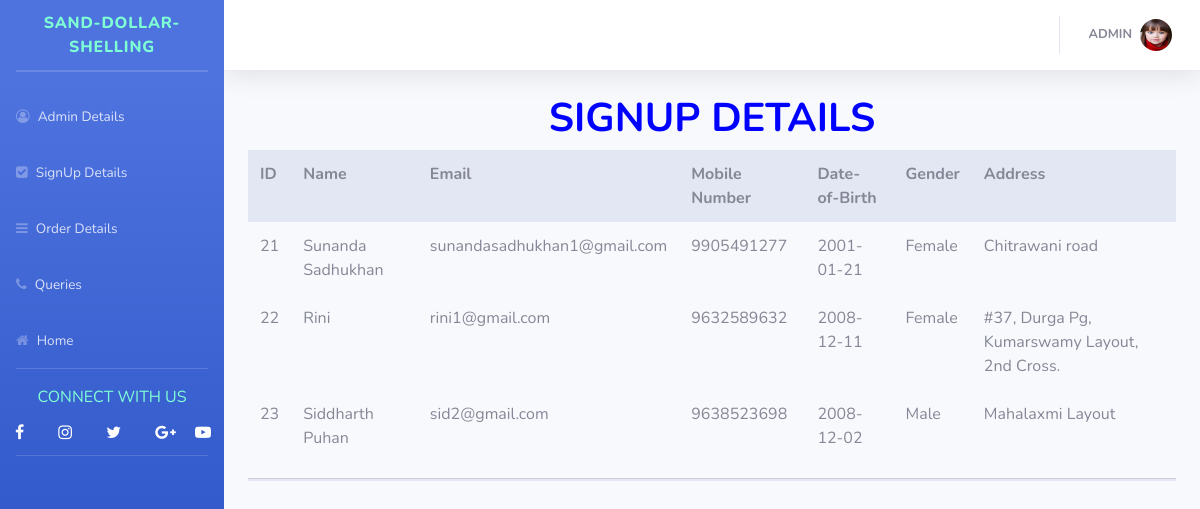
Page /sds/admin4.php on the committed database.
### tables this page shows
CREATE TABLE `sign2` (
  `id` int(3) NOT NULL,
  `name` varchar(20) NOT NULL,
  `email` varchar(50) NOT NULL,
  `phone` varchar(10) NOT NULL,
  `dob` date NOT NULL,
  `gender` varchar(10) NOT NULL,
  `addr` varchar(50) NOT NULL,
  `pswd` varchar(5) NOT NULL,
  `cpswd` varchar(5) NOT NULL
);

### sds/admin4.php (the view, shortened to what this page needs)
<?php
$server = "localhost";
$user = "root";
$password = "";
$db = "project";
$con = mysqli_connect($server,$user,$password,$db);
$query = "select * from sign2";
$result = mysqli_query($con,$query);
?>
<!DOCTYPE html>
<html lang="en">
<head>
    <link href="vendor/fontawesome-free/css/all.min.css" rel="stylesheet" type="text/css">
        <link rel="stylesheet" href="https://cdnjs.cloudflare.com/ajax/libs/font-awesome/4.7.0/css/font-awesome.min.css">
    <link href="css/sb-admin-2.min.css" rel="stylesheet">
</head>
<body id="page-top">
    <div id="wrapper" >
        <ul class="navbar-nav bg-gradient-primary sidebar sidebar-dark accordion" id="accordionSidebar" >
            <a class="sidebar-brand d-flex align-items-center justify-content-center" href="index.html">
                <div class="sidebar-brand-text mx-3" style="font-size: medium;color:aquamarine;">SAND-DOLLAR-SHELLING </div>
            </a>
            <hr class="sidebar-divider my-0">
            <hr class="sidebar-divider">
            <li class="nav-item">
                <a class="nav-link collapsed" href="admin3.php"><i class="fa fa-user-circle-o" aria-hidden="true"></i>
                    <span>Admin Details</Details></span>
                </a>
            </li>
            <li class="nav-item">
                <a class="nav-link collapsed" href="admin4.php"><i class="fa fa-check-square" aria-hidden="true"></i>
                    <span>SignUp Details</span>
                </a>
            </li>
            <li class="nav-item">
                <a class="nav-link collapsed" href="admin5.php"><i class="fa fa-bars" aria-hidden="true"></i>
                    <span>Order Details</span>
                </a>
            </li>
            <li class="nav-item">
                <a class="nav-link collapsed" href="admin6.php"><i class="fa fa-phone" aria-hidden="true"></i>
                    <span>Queries</span>
                </a>
            </li>
            <li class="nav-item">
                <a class="nav-link collapsed" href="index.php"><i class="fa fa-home" aria-hidden="true"></i>
                    <span>Home</span>
                </a>
            </li>
            <hr class="sidebar-divider">
           <span style="font:bold;color:aquamarine;text-align:center">CONNECT WITH US</span>
            <div class="center">
                <span >
                    <a href="https://www.facebook.com/marketplace/item/2248908731951371/"style="color: white;"><i class="fa fa-facebook" style="margin: 15px;"></i></a>
                    <a href="https://www.instagram.com/_sea.shell_2001/"style="color: white;"><i class="fa fa-instagram" style="margin: 15px;"></i></a>
                    <a href="https://twitter.com/magioliveira?s=20&t=Gcsr1wcONcbxOhQ-NcfzKg"style="color: white;"><i class="fa fa-twitter" style="margin: 15px;"></i></a>
                    <a href=" mailto:sunandasadhukhan674@gmail.com"style="color: white;"><i class="fa fa-google-plus" style="margin: 15px;"></i></a>
                    <a href="https://youtu.be/HOiZrWtQ4Hg"style="color: white;"><i class="fa fa-youtube-play" ></i></a>
                </span>
                <hr class="sidebar-divider">
        </ul>
        <div id="content-wrapper" class="d-flex flex-column">
            <div id="content">
                <nav class="navbar navbar-expand navbar-light bg-white topbar mb-4 static-top shadow">
                    <ul class="navbar-nav ml-auto">
                        <li class="nav-item dropdown no-arrow">
                            <a class="nav-link dropdown-toggle" href="#" id="userDropdown" role="button"
                                data-toggle="dropdown" aria-haspopup="true" aria-expanded="false">
                                <span class="mr-2 d-none d-lg-inline text-gray-600 small"><B>ADMIN</B></span>
                                <img class="img-profile rounded-circle"
                                    src="img\profile.jpg">
                            </a>
                        </li>
                    </ul>
                </nav>
                <div class="container-fluid">
                    <div >
                        <div >
                        <h1 style="text-align:center;color:#0000ff;font-weight:bold;">SIGNUP DETAILS</h1>
                            <section id="signup">
                            <table class="table table-borderless table-group-divider">
                            <tr style="background: #e3e6f3;">
                            <th>ID</th>
                            <th>Name</th>
                            <th>Email</th>
                            <th>Mobile Number</th>
                            <th>Date-of-Birth</th>
                            <th>Gender</th>
                            <th> Address</th>
                            <tr>
                            <?php
                            while($rows=mysqli_fetch_assoc($result))
                            {
                                ?>
                                <tr class="tbody">
                                <td><?php echo $rows['id']; ?></td>
                                <td><?php echo $rows['name']; ?></td>
                                <td><?php echo $rows['email']; ?></td>
                                <td><?php echo $rows['phone']; ?></td>
                                <td><?php echo $rows['dob']; ?></td>
                                <td><?php echo $rows['gender']; ?></td>
                                <td><?php echo $rows['addr']; ?></td>
                                </tr>
                                <?php
                                }
                                ?>
                            </table>
                                <hr style="background: #e3e6f3; height: 2px;" >
                                </section>
                        </div>
                    </div>
    </div>
</body>
</html>

### rows in the picture
sign2: id "21", name "Sunanda Sadhukhan", email "sunandasadhukhan1@gmail.com", phone "9905491277", dob "2001-01-21", gender "Female", addr "Chitrawani road"
sign2: id "22", name "Rini", email "rini1@gmail.com", phone "9632589632", dob "2008-12-11", gender "Female", addr "#37, Durga Pg, Kumarswamy Layout, 2nd Cross."
sign2: id "23", name "Siddharth Puhan", email "sid2@gmail.com", phone "9638523698", dob "2008-12-02", gender "Male", addr "Mahalaxmi Layout"
